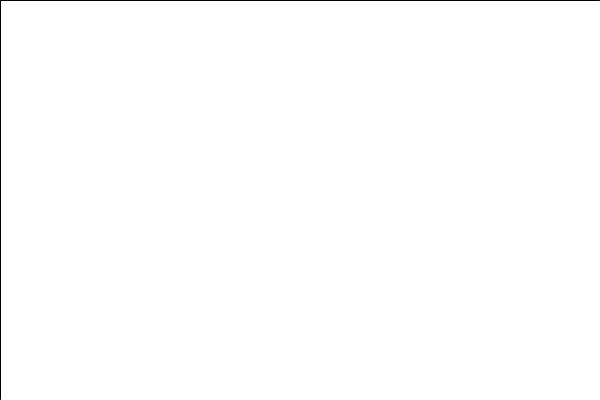
Frame 1 (no input)
Frame 60 (the mouse pressed at the canvas centre just before this capture): identical to frame 1, image omitted
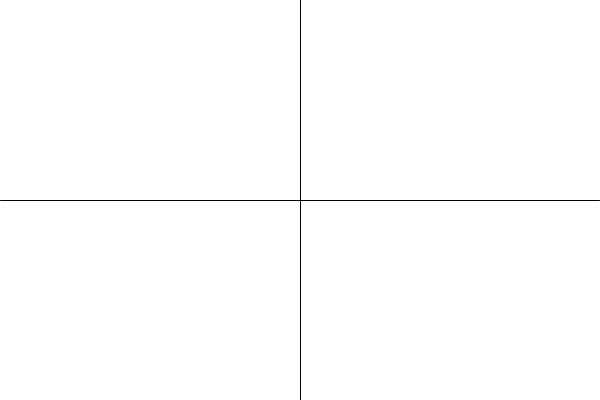
Frame 120 (the mouse held since frame 60 and released just before this capture)

The Processing sketch that drew these frames (run headless with seeded random() and noise(); from frame 60 on, the mouse is pressed at the canvas centre):

// Processing sketch: processing_149984
// ── processing_149984.pde

void setup(){
    size(600,400);
}
void draw(){
    background(255);
    line(mouseX,0,mouseX,height-1);
    line(0,mouseY,width-1,mouseY);
}
